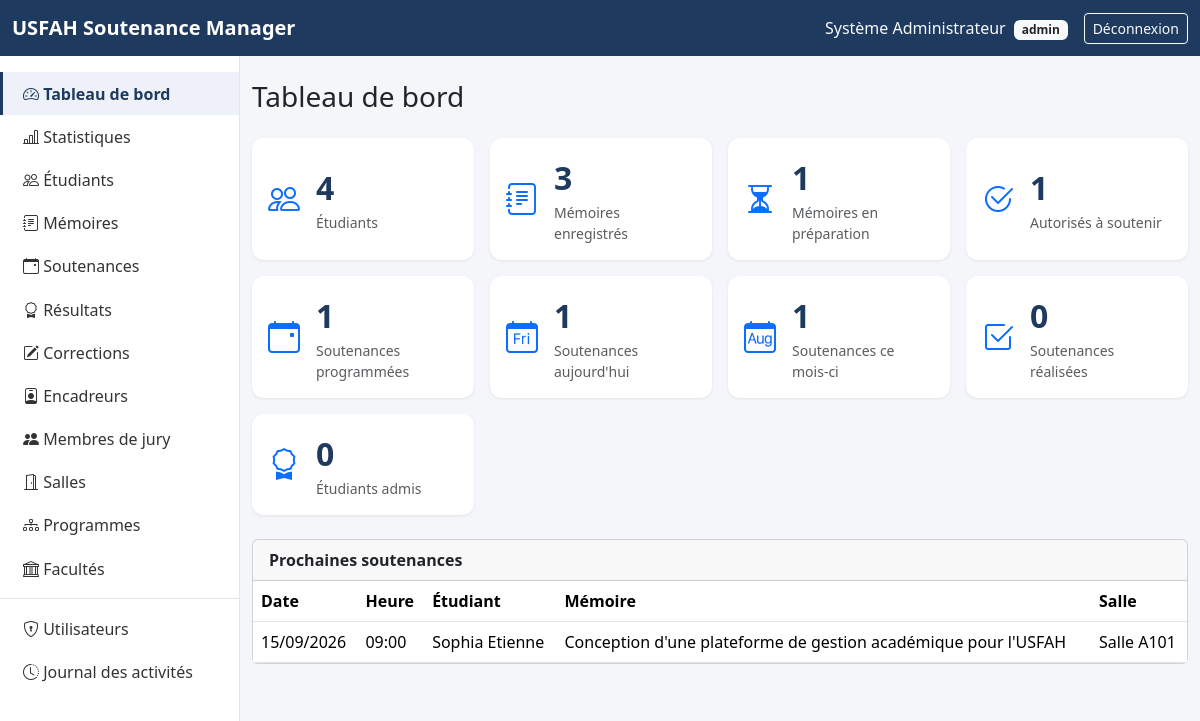
Page /dashboard/index.php (signed in) on the committed database.
### tables this page shows
CREATE TABLE defenses (
    id          INT UNSIGNED AUTO_INCREMENT PRIMARY KEY,
    thesis_id   INT UNSIGNED NOT NULL UNIQUE,
    date        DATE NOT NULL,
    heure       TIME NOT NULL,
    room_id     INT UNSIGNED NOT NULL,
    statut      ENUM('programmee','reportee','realisee','annulee') NOT NULL DEFAULT 'programmee',
    created_at  TIMESTAMP NOT NULL DEFAULT CURRENT_TIMESTAMP,
    CONSTRAINT fk_defenses_thesis FOREIGN KEY (thesis_id) REFERENCES theses(id),
    CONSTRAINT fk_defenses_room   FOREIGN KEY (room_id)   REFERENCES rooms(id),
    CONSTRAINT uq_room_slot UNIQUE (room_id, date, heure)
);

CREATE TABLE students (
    id                INT UNSIGNED AUTO_INCREMENT PRIMARY KEY,
    matricule         VARCHAR(30)  NOT NULL UNIQUE,
    last_name         VARCHAR(100) NOT NULL,
    first_name        VARCHAR(100) NOT NULL,
    sexe              ENUM('M','F') NULL,
    date_naissance    DATE NULL,
    email             VARCHAR(150) NOT NULL UNIQUE,
    telephone         VARCHAR(30)  NULL,
    faculty_id        INT UNSIGNED NULL,
    program_id        INT UNSIGNED NULL,
    niveau            VARCHAR(50)  NULL,
    annee_academique  VARCHAR(20)  NOT NULL,
    statut            ENUM('actif','inactif') NOT NULL DEFAULT 'actif',
    created_at        TIMESTAMP NOT NULL DEFAULT CURRENT_TIMESTAMP,
    CONSTRAINT fk_students_faculty FOREIGN KEY (faculty_id) REFERENCES faculties(id),
    CONSTRAINT fk_students_program FOREIGN KEY (program_id) REFERENCES programs(id)
);

CREATE TABLE theses (
    id                 INT UNSIGNED AUTO_INCREMENT PRIMARY KEY,
    student_id         INT UNSIGNED NOT NULL,
    titre              VARCHAR(255) NOT NULL,
    resume             TEXT NULL,
    domaine_recherche  VARCHAR(150) NULL,
    supervisor_id      INT UNSIGNED NULL,
    date_soumission    DATE NULL,
    annee_academique   VARCHAR(20) NOT NULL,
    statut             ENUM('en_preparation','soumis','valide','a_corriger','autorise_a_soutenir','soutenu')
                       NOT NULL DEFAULT 'en_preparation',
    created_at         TIMESTAMP NOT NULL DEFAULT CURRENT_TIMESTAMP,
    CONSTRAINT fk_theses_student    FOREIGN KEY (student_id)    REFERENCES students(id),
    CONSTRAINT fk_theses_supervisor FOREIGN KEY (supervisor_id) REFERENCES supervisors(id)
);

CREATE TABLE rooms (
    id             INT UNSIGNED AUTO_INCREMENT PRIMARY KEY,
    nom_numero     VARCHAR(50) NOT NULL,
    campus         VARCHAR(100) NULL,
    capacite       INT NULL,
    disponibilite  ENUM('disponible','indisponible') NOT NULL DEFAULT 'disponible',
    description    TEXT NULL,
    created_at     TIMESTAMP NOT NULL DEFAULT CURRENT_TIMESTAMP
);

### includes/functions.php (called while the page is built, shortened)
<?php
function e(?string $value): string
{
    return htmlspecialchars($value ?? '', ENT_QUOTES, 'UTF-8');
}
function format_date(?string $date): string
{
    $ts = strtotime($date);
    return $ts ? date('d/m/Y', $ts) : '—';
}

### dashboard/index.php (the view, shortened to what this page needs)
<?php
require_once __DIR__ . '/../config/database.php';
require_once __DIR__ . '/../includes/functions.php';
$stats = [];
$stats['total_students'] = (int) $pdo->query('SELECT COUNT(*) FROM students')->fetchColumn();
$stats['total_theses'] = (int) $pdo->query('SELECT COUNT(*) FROM theses')->fetchColumn();
$stats['theses_prep'] = (int) $pdo->query("SELECT COUNT(*) FROM theses WHERE statut = 'en_preparation'")->fetchColumn();
$stats['theses_autorise'] = (int) $pdo->query("SELECT COUNT(*) FROM theses WHERE statut = 'autorise_a_soutenir'")->fetchColumn();
$stats['defenses_programmees'] = (int) $pdo->query("SELECT COUNT(*) FROM defenses WHERE statut = 'programmee'")->fetchColumn();
$stats['defenses_today'] = (int) $pdo->query("SELECT COUNT(*) FROM defenses WHERE date = CURDATE()")->fetchColumn();
$stats['defenses_month'] = (int) $pdo->query("SELECT COUNT(*) FROM defenses WHERE MONTH(date) = MONTH(CURDATE()) AND YEAR(date) = YEAR(CURDATE())")->fetchColumn();
$stats['defenses_realisees'] = (int) $pdo->query("SELECT COUNT(*) FROM defenses WHERE statut = 'realisee'")->fetchColumn();
$stats['students_admis'] = (int) $pdo->query("SELECT COUNT(*) FROM results WHERE decision IN ('admis','admis_avec_corrections')")->fetchColumn();
$upcoming = $pdo->query("
    SELECT d.date, d.heure, t.titre, s.first_name, s.last_name, r.nom_numero
    FROM defenses d
    JOIN theses t ON t.id = d.thesis_id
    JOIN students s ON s.id = t.student_id
    JOIN rooms r ON r.id = d.room_id
    WHERE d.statut = 'programmee' AND d.date >= CURDATE()
    ORDER BY d.date ASC, d.heure ASC
    LIMIT 5
")->fetchAll();
require __DIR__ . '/../includes/header.php';
?>
<h1 class="h3 mb-4">Tableau de bord</h1>
<div class="row g-3 mb-4">
    <?php
    $cards = [
        ['Étudiants', $stats['total_students'], 'bi-people'],
        ['Mémoires enregistrés', $stats['total_theses'], 'bi-journal-text'],
        ['Mémoires en préparation', $stats['theses_prep'], 'bi-hourglass-split'],
        ['Autorisés à soutenir', $stats['theses_autorise'], 'bi-check2-circle'],
        ['Soutenances programmées', $stats['defenses_programmees'], 'bi-calendar-event'],
        ['Soutenances aujourd\'hui', $stats['defenses_today'], 'bi-calendar-day'],
        ['Soutenances ce mois-ci', $stats['defenses_month'], 'bi-calendar-month'],
        ['Soutenances réalisées', $stats['defenses_realisees'], 'bi-check2-square'],
        ['Étudiants admis', $stats['students_admis'], 'bi-award'],
    ];
    foreach ($cards as [$label, $value, $icon]):
    ?>
    <div class="col-sm-6 col-lg-4 col-xl-3">
        <div class="card stat-card h-100">
            <div class="card-body d-flex align-items-center gap-3">
                <i class="bi <?= $icon ?> fs-2 text-primary"></i>
                <div>
                    <div class="stat-value"><?= $value ?></div>
                    <div class="text-muted small"><?= e($label) ?></div>
                </div>
            </div>
        </div>
    </div>
    <?php endforeach; ?>
</div>
<div class="card">
    <div class="card-header fw-semibold">Prochaines soutenances</div>
    <div class="table-responsive">
        <table class="table table-hover mb-0">
            <thead>
                <tr>
                    <th>Date</th>
                    <th>Heure</th>
                    <th>Étudiant</th>
                    <th>Mémoire</th>
                    <th>Salle</th>
                </tr>
            </thead>
            <tbody>
                <?php foreach ($upcoming as $row): ?>
                    <tr>
                        <td><?= format_date($row['date']) ?></td>
                        <td><?= e(substr($row['heure'], 0, 5)) ?></td>
                        <td><?= e($row['first_name'] . ' ' . $row['last_name']) ?></td>
                        <td><?= e($row['titre']) ?></td>
                        <td><?= e($row['nom_numero']) ?></td>
                    </tr>
                <?php endforeach; ?>
            </tbody>
        </table>
    </div>
</div>
<?php require __DIR__ . '/../includes/footer.php'; ?>

### assets/css/style.css (style rules this page uses)
:root { --usfah-primary: #1f3a5f; --usfah-primary-dark: #142842; }
body { background-color: #f4f6f9; }
.stat-card { border: none; border-radius: 0.75rem; box-shadow: 0 1px 3px rgba(0, 0, 0, 0.08); }
.stat-card .stat-value { font-size: 2rem; font-weight: 700; color: var(--usfah-primary); }
table.table thead { background-color: #eef2f8; }

### rows in the picture
defenses: date "15/09/2026", heure "09:00", students.first_name+last_name "Sophia Etienne", thesis.titre "Conception d'une plateforme de gestion académique pour l'USFAH", room.nom_numero "Salle A101"

### other values in the picture
$_SESSION['user_name'] "Système Administrateur"
current_user_role() "admin"
$label "Tableau de bord"
$label "Statistiques"
$label "Étudiants"
$label "Mémoires"
$label "Soutenances"
$label "Résultats"
$label "Corrections"
$label "Encadreurs"
$label "Membres de jury"
$label "Salles"
$label "Programmes"
$label "Facultés"
$value "4"
